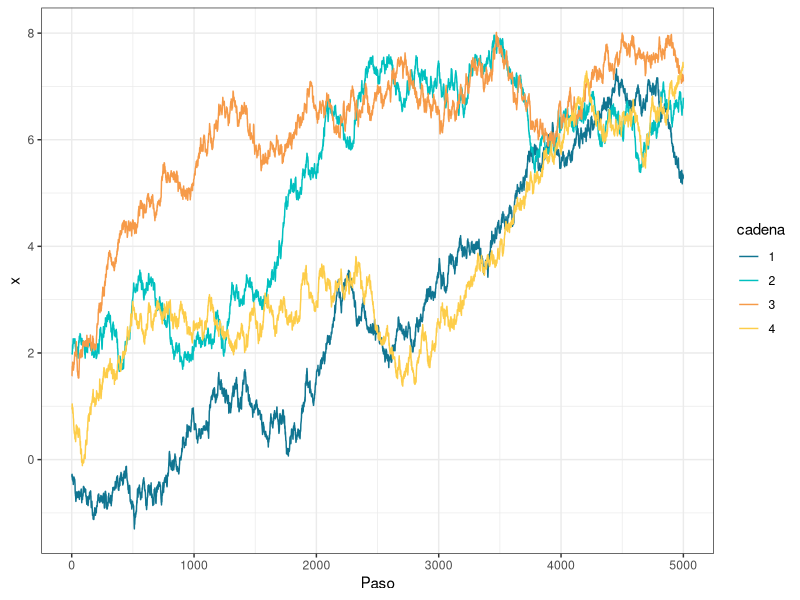
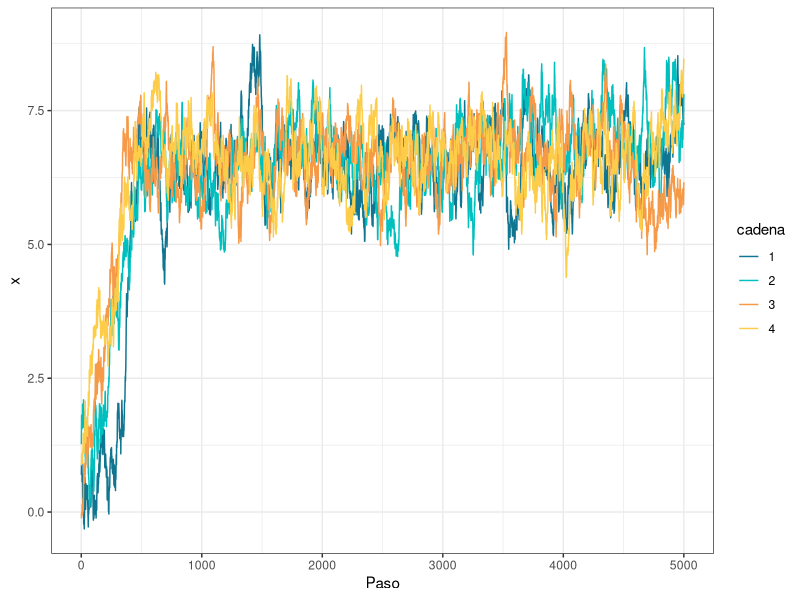
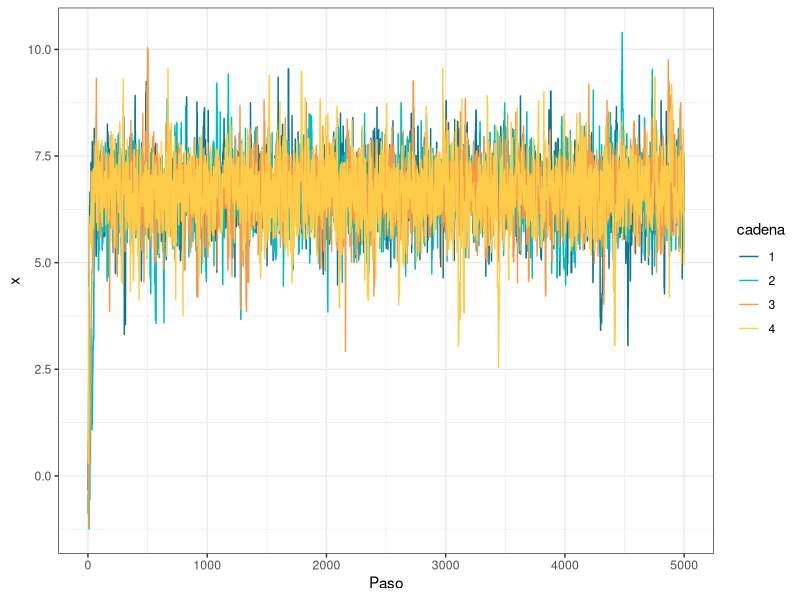
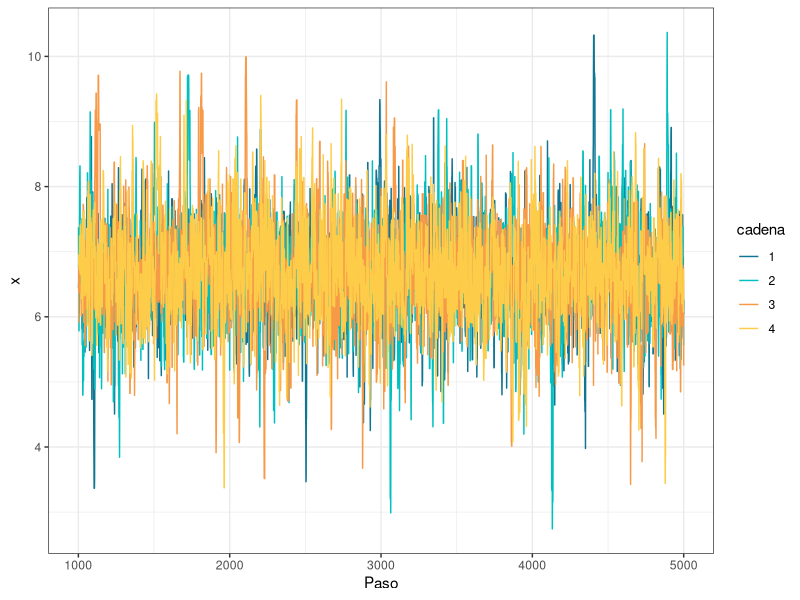
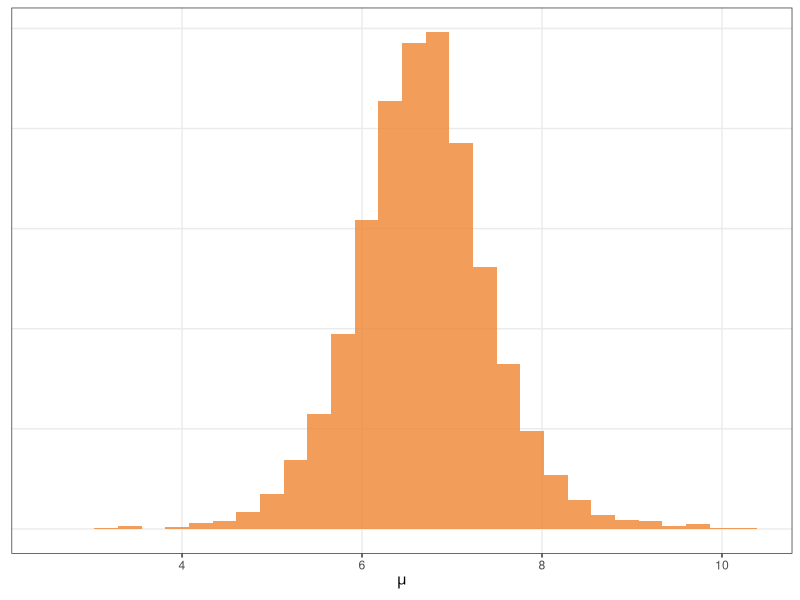

Write R code to recreate these figures, in order.
## ---- chunk 1
#| code-fold: true
#| warning: false
library(dplyr)
library(ggplot2)

graficar_trazas <- function(df_muestras) {
    plt <- ggplot(df_muestras) +
        geom_line(aes(x = paso, y = valor, group = cadena, color = cadena)) +
        scale_color_manual(values = c("#107591", "#00c0bf", "#f69a48", "#fdcd49")) +
        labs(x = "Paso", y = "x") +
        theme_bw()
        theme(
            panel.grid.minor = element_blank()
        )

    return(plt)
}

crear_df_muestras <- function(muestras) {
    # Muestras es una lista de vectores.
    # Hay tantos vectores como cadenas.

    n_cadenas <- length(muestras)
    n_muestras <- length(muestras[[1]])

    df <- data.frame(
        cadena = as.factor(rep(seq_len(n_cadenas), each = n_muestras)),
        paso = rep(seq_len(n_muestras), n_cadenas),
        valor = unlist(muestras)
    )

    return(df)
}

metropolis_hastings <- function(n, x, p, sigma) {
    # Algortimo de Metropolis Hastings en una dimensión con propuesta normal.
    #
    # Parámetros
    #  ------------------------------------------------------------------------
    # | n        | Cantidad de muestras a obtener.                             |
    # | x        | Posición inicial del algoritmo.                             |
    # | p        | Función de densidad objetivo, normalizada o sin normalizar. |
    # | sigma    | Desvío estándar de la distribución de propuesta normal.     |
    #  ------------------------------------------------------------------------

    muestras <- numeric(n)
    muestras[1] <- x

    for (i in seq_len(n - 1)) {
        x_actual <- muestras[i]
        x_propuesto <- rnorm(1, mean = x_actual, sd = sigma)

        p_actual <- p(x_actual)
        p_propuesto <- p(x_propuesto)

        if (runif(1) < (p_propuesto / p_actual)) {
            muestras[i + 1] <- x_propuesto
        } else {
            muestras[i + 1] <- x_actual
        }
    }

    return(muestras)
}

set.seed(1211)
## ---- chunk 2
calcular_W <- function(muestras) {
    # muestras: matriz de dimensión (n_muestras, n_cadenas)
    return(mean(apply(muestras, 2, var)))
}

calcular_B <- function(muestras) {
    # muestras: matriz de dimensión (n_muestras, n_cadenas)
    S <- nrow(muestras) # cantidad de muestras
    M <- ncol(muestras) # cantidad de cadenas
    media_cadenas <- apply(muestras, 2, mean)
    media_global <- mean(media_cadenas)
    diferencias_cuadrado <- (media_cadenas - media_global) ^ 2
    return(S / (M - 1) * sum(diferencias_cuadrado))
}

calcular_R <- function(muestras) {
    # muestras: matriz de dimensión (n_muestras, n_cadenas)
    S <- nrow(muestras)
    W <- calcular_W(muestras)
    B <- calcular_B(muestras)
    numerador <- ((S - 1) / S) * W + B / S
    return(sqrt(numerador / W))
}
## ---- chunk 3
calcular_n_eff <- function(muestras) {
    # muestras: vector de longitud 'n_muestras'
    autocorrelacion <- acf(muestras, lag = Inf, plot = FALSE)$acf
    limite <- which(autocorrelacion < 0.05)[1]
    numerador <- length(muestras)
    denominador <- 1 + 2 * sum(autocorrelacion[2:limite])
    return(numerador / denominador)
}
## ---- chunk 4
y <- c(
    5.8, 7.58, 8.55, 4.44, 7.76, 7.86, 6.56, 6.59, 6.57, 6.18,
    6.68, 6.05, 6.32, 7.33, 8.4, 7.12, 6.64, 6.16, 6.25, 10.15
)
## ---- chunk 5
# Función que depende de parámetros y datos
posterior_no_normalizado <- function(mu, y) {
    exp(sum(dnorm(y, mean = mu, sd = 1.2, log = FALSE)) + dnorm(mu, mean = 6, sd = 1.8, log = TRUE))
}

# Función que depende de parámetros
p <- purrr::partial(posterior_no_normalizado, y = y)

# Se comprueba que ambas calculan la misma cantidad
cat(posterior_no_normalizado(4, y) == p(4))
## ---- chunk 6
muestras <- list()
n_muestras <- 5000
n_cadenas <- 4
sigma <- 0.05

# Se llama a la función `metropolis_hastings` y se guardan los resultados en una lista.
# La posición inicial de las cadenas está dada por un valor al azar de una normal estándar.
for (j in seq_len(n_cadenas)) {
    muestras[[j]] <- metropolis_hastings(
        n = n_muestras,
        x = rnorm(1),
        p = p,
        sigma = sigma
    )
}
## ---- chunk 7
#| results: hold
df_muestras <- crear_df_muestras(muestras)
head(df_muestras)
tail(df_muestras)
## ---- chunk 8
#| fig-align: center
#| fig-width: 9
graficar_trazas(df_muestras)
## ---- chunk 9
muestras_matriz <- matrix(df_muestras$valor, ncol = n_cadenas, byrow = FALSE)
head(muestras_matriz)
## ---- chunk 10
R_hat <- calcular_R(muestras_matriz)
n_effs <- apply(muestras_matriz, 2, calcular_n_eff) # Para cada columna, calcular N_eff
n_eff <- sum(n_effs) # Sumar los N_eff de todas las cadenas

cat(
    "R_hat: ", R_hat, "\n",
    "N_eff por cadena: ", paste(round(n_effs, 4), collapse = ", "), "\n",
    "N_eff: ", round(n_eff, 4), "\n",
    sep = ""
)
## ---- chunk 11
muestras <- list()
n_muestras <- 5000
n_cadenas <- 4
sigma <- 0.15

for (j in seq_len(n_cadenas)) {
    muestras[[j]] <- metropolis_hastings(
        n = n_muestras,
        x = rnorm(1),
        p = p,
        sigma = sigma
    )
}

df_muestras <- crear_df_muestras(muestras)
## ---- chunk 12
#| fig-align: center
#| fig-width: 9
graficar_trazas(df_muestras)
## ---- chunk 13
muestras_matriz <- matrix(df_muestras$valor, ncol = n_cadenas, byrow = FALSE)
R_hat <- calcular_R(muestras_matriz)
n_effs <- apply(muestras_matriz, 2, calcular_n_eff)
n_eff <- sum(n_effs)

cat(
    "R_hat: ", R_hat, "\n",
    "N_eff por cadena: ", paste(round(n_effs, 4), collapse = ", "), "\n",
    "N_eff: ", round(n_eff, 4), "\n",
    sep = ""
)
## ---- chunk 14
muestras <- list()
n_muestras <- 5000
n_cadenas <- 4
sigma <- 1

for (j in seq_len(n_cadenas)) {
    muestras[[j]] <- metropolis_hastings(
        n = n_muestras,
        x = rnorm(1),
        p = p,
        sigma = sigma
    )
}

df_muestras <- crear_df_muestras(muestras)
## ---- chunk 15
#| fig-align: center
#| fig-width: 9
graficar_trazas(df_muestras)
## ---- chunk 16
muestras_matriz <- matrix(df_muestras$valor, ncol = n_cadenas, byrow = FALSE)
R_hat <- calcular_R(muestras_matriz)
n_effs <- apply(muestras_matriz, 2, calcular_n_eff)
n_eff <- sum(n_effs)

cat(
    "R_hat: ", R_hat, "\n",
    "N_eff por cadena: ", paste(round(n_effs, 4), collapse = ", "), "\n",
    "N_eff: ", round(n_eff, 4), "\n",
    sep = ""
)
## ---- chunk 17
muestras <- list()
n_muestras <- 5000
n_cadenas <- 4
sigma <- 1

for (j in seq_len(n_cadenas)) {
    muestras[[j]] <- metropolis_hastings(
        n = n_muestras,
        x = rnorm(1),
        p = p,
        sigma = sigma
    )
}

df_muestras <- crear_df_muestras(muestras) |> filter(paso > 1000)
## ---- chunk 18
#| fig-align: center
#| fig-width: 9
graficar_trazas(df_muestras)
## ---- chunk 19
muestras_matriz <- matrix(df_muestras$valor, ncol = n_cadenas, byrow = FALSE)
R_hat <- calcular_R(muestras_matriz)
n_effs <- apply(muestras_matriz, 2, calcular_n_eff)
n_eff <- sum(n_effs)

cat(
    "R_hat: ", R_hat, "\n",
    "N_eff por cadena: ", paste(round(n_effs, 4), collapse = ", "), "\n",
    "N_eff: ", round(n_eff, 4), "\n",
    sep = ""
)
## ---- chunk 20
#| results: hold
#| fig-align: center
#| fig-width: 7
ggplot(df_muestras) +
    geom_histogram(aes(x = valor), bins = 30, fill = "#f08533", alpha = 0.8) +
    labs(x = expression(mu), y = NULL) +
    theme_bw() +
    theme(
        panel.grid.minor = element_blank(),
        axis.ticks.y = element_blank(),
        axis.text.y = element_blank()
    )

media <- mean(df_muestras$valor)
ic <- quantile(df_muestras$valor, c(0.03, 0.97))
cat(
    "Media: ", media, "\n",
    "94% IC: ", paste(round(ic, 4), collapse = " - "), "\n",
    sep = ""
)
